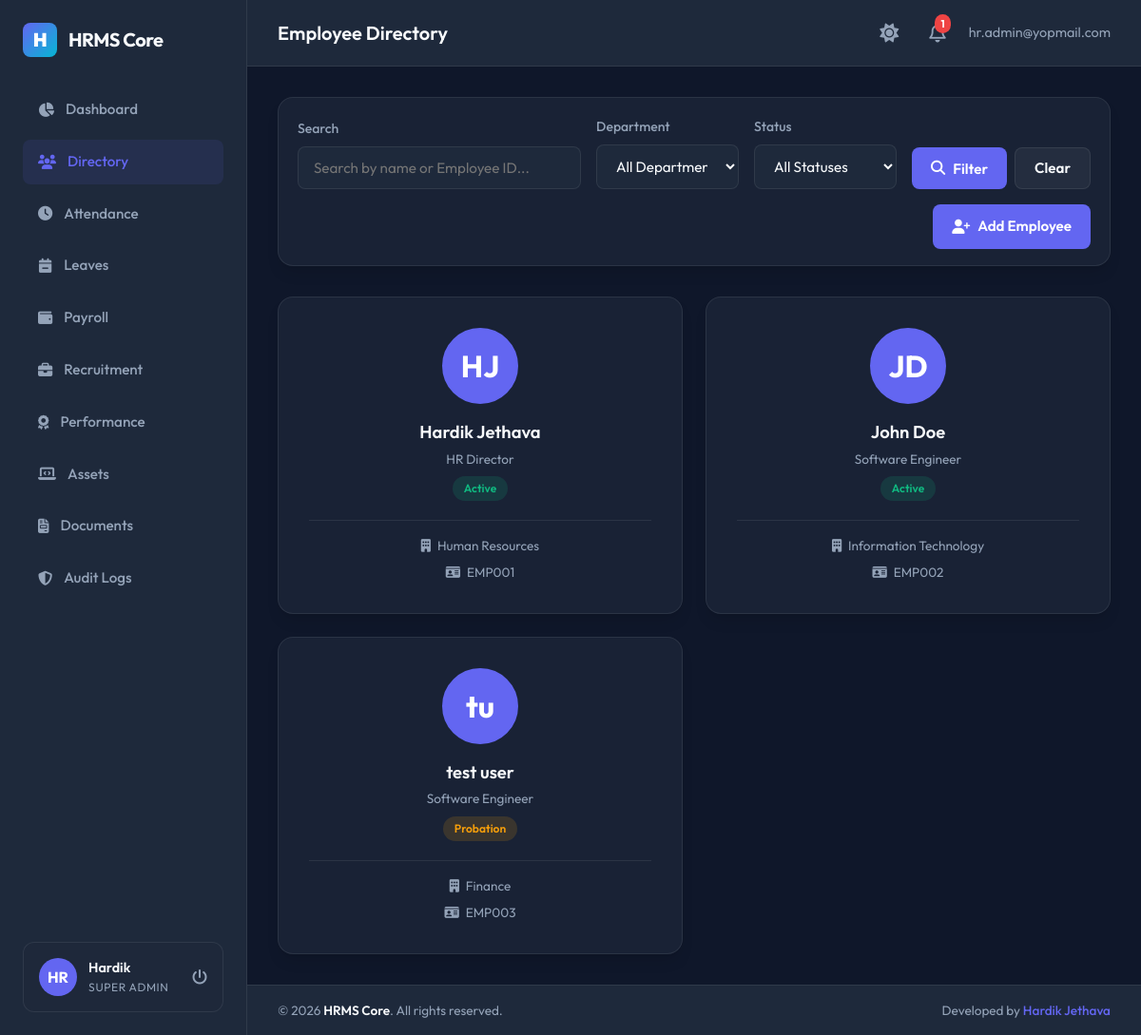
/employees/ (signed in), run on the app's committed database.
### apps/accounts/models.py (models this page shows, shortened)
class User(AbstractBaseUser, PermissionsMixin, TimeStampedModel):
    ROLE_CHOICES = (
        ('Super Admin', 'Super Admin'),
        ('HR Manager', 'HR Manager'),
        ('Department Manager', 'Department Manager'),
        ('Employee', 'Employee'),
    )
    email = models.EmailField(unique=True)
    employee_code = models.CharField(max_length=50, unique=True, null=True, blank=True)
    role = models.CharField(max_length=30, choices=ROLE_CHOICES, default='Employee')
    is_active = models.BooleanField(default=True)
    is_staff = models.BooleanField(default=False)
    objects = UserManager()
    USERNAME_FIELD = 'email'
    REQUIRED_FIELDS = []

### apps/employees/models.py (models this page shows, shortened)
class Employee(TimeStampedModel):
    GENDER_CHOICES = (
        ('Male', 'Male'),
        ('Female', 'Female'),
        ('Other', 'Other'),
    )
    EMPLOYMENT_TYPE_CHOICES = (
        ('Full Time', 'Full Time'),
        ('Part Time', 'Part Time'),
        ('Contract', 'Contract'),
        ('Intern', 'Intern'),
    )
    EMPLOYMENT_STATUS_CHOICES = (
        ('Active', 'Active'),
        ('Probation', 'Probation'),
        ('Notice Period', 'Notice Period'),
        ('Resigned', 'Resigned'),
        ('Terminated', 'Terminated'),
    )
    user = models.OneToOneField(
        settings.AUTH_USER_MODEL,
        on_delete=models.CASCADE,
        related_name='employee_profile'
    )
    employee_id = models.CharField(max_length=50, unique=True)
    first_name = models.CharField(max_length=50)
    last_name = models.CharField(max_length=50)
    personal_email = models.EmailField(unique=True)
    phone = models.CharField(max_length=20, blank=True)
    date_of_birth = models.DateField(null=True, blank=True)
    gender = models.CharField(max_length=10, choices=GENDER_CHOICES, blank=True)
    joining_date = models.DateField()
    employment_type = models.CharField(max_length=30, choices=EMPLOYMENT_TYPE_CHOICES, default='Full Time')
    employment_status = models.CharField(max_length=30, choices=EMPLOYMENT_STATUS_CHOICES, default='Active')
    designation = models.CharField(max_length=100)
    department = models.ForeignKey(
        'departments.Department',
        on_delete=models.SET_NULL,
        null=True,
        blank=True,
        related_name='employees'
    )
    manager = models.ForeignKey(
        'self',
        on_delete=models.SET_NULL,
        null=True,
        blank=True,
        related_name='subordinates'
    )
    address = models.TextField(blank=True)
    city = models.CharField(max_length=100, blank=True)
    state = models.CharField(max_length=100, blank=True)
    country = models.CharField(max_length=100, blank=True)
    postal_code = models.CharField(max_length=20, blank=True)
    profile_picture = models.ImageField(upload_to='profile_pics/', null=True, blank=True)

### apps/departments/models.py (models this page shows, shortened)
class Department(TimeStampedModel):
    name = models.CharField(max_length=100, unique=True)
    code = models.CharField(max_length=20, unique=True)
    description = models.TextField(blank=True)
    head = models.ForeignKey(
        'employees.Employee',
        on_delete=models.SET_NULL,
        null=True,
        blank=True,
        related_name='headed_departments'
    )

### apps/employees/views.py (the view)
# urls.py: path('', views.employee_list, name='employee_list'),
@login_required
def employee_list(request):
    query = request.GET.get('q', '')
    dept = request.GET.get('dept', '')
    status = request.GET.get('status', '')
    employees = Employee.objects.all().select_related('user', 'department')
    if query:
        employees = employees.filter(
            models.Q(first_name__icontains=query) |
            models.Q(last_name__icontains=query) |
            models.Q(employee_id__icontains=query)
        )
    if dept:
        employees = employees.filter(department_id=dept)
    if status:
        employees = employees.filter(employment_status=status)
    from apps.departments.models import Department
    departments = Department.objects.all()
    return render(request, 'employees/employee_list.html', {
        'employees': employees,
        'departments': departments,
        'query': query,
        'dept_filter': dept,
        'status_filter': status,
        'is_manager': is_hr_or_admin(request.user)
    })

### apps/employees/views.py (called while the page is built)
def is_hr_or_admin(user):
    return user.is_authenticated and user.role in ('Super Admin', 'HR Manager')

### templates/employees/employee_list.html (shortened to what this page needs)
{% extends 'base.html' %}
{% block page_header %}Employee Directory{% endblock %}
{% block content %}
<div style="display: flex; flex-direction: column; gap: 2rem;">
    <div class="card" style="padding: 1.25rem;">
        <form method="GET" style="display: flex; flex-wrap: wrap; gap: 1rem; align-items: flex-end;">
            <div class="form-group" style="flex: 2; min-width: 250px; margin-bottom: 0;">
                <label class="form-label">Search</label>
                <input type="text" name="q" value="{{ query }}" placeholder="Search by name or Employee ID..." class="form-control" id="search_query">
            </div>
            <div class="form-group" style="flex: 1; min-width: 150px; margin-bottom: 0;">
                <label class="form-label">Department</label>
                <select name="dept" class="form-control" id="search_dept">
                    <option value="">All Departments</option>
                </select>
            </div>
            <div class="form-group" style="flex: 1; min-width: 150px; margin-bottom: 0;">
                <label class="form-label">Status</label>
                <select name="status" class="form-control" id="search_status">
                    <option value="">All Statuses</option>
                </select>
            </div>
            <div style="display: flex; gap: 0.5rem; height: 44px;">
                <button type="submit" class="btn btn-primary" id="btn_search_filter">
                    <i class="fa-solid fa-magnifying-glass"></i>
                    Filter
                </button>
                <a href="{% url 'employee_list' %}" class="btn btn-secondary" style="display: flex; align-items: center;" id="btn_clear_filter">Clear</a>
            </div>
            {% if is_manager %}
            <div style="margin-left: auto; height: 44px;">
                <a href="{% url 'employee_create' %}" class="btn btn-primary" id="btn_add_employee">
                    <i class="fa-solid fa-user-plus"></i>
                    Add Employee
                </a>
            </div>
            {% endif %}
        </form>
    </div>
    <div style="display: grid; grid-template-columns: repeat(auto-fill, minmax(280px, 1fr)); gap: 1.5rem;">
        {% for employee in employees %}
            <div class="card" style="text-align: center; display: flex; flex-direction: column; align-items: center; padding: 2rem;">
                <div class="user-avatar" style="width: 80px; height: 80px; font-size: 2rem; margin-bottom: 1rem; border: 2px solid var(--primary);">
                    {% if employee.profile_picture %}
                        <img src="{{ employee.profile_picture.url }}" alt="{{ employee.first_name }}">
                    {% else %}
                        <span>{{ employee.first_name|slice:":1" }}{{ employee.last_name|slice:":1" }}</span>
                    {% endif %}
                </div>
                <h3 style="font-size: 1.15rem; font-weight: 600; margin-bottom: 0.25rem;">
                    <a href="{% url 'employee_detail' employee.pk %}" style="color: var(--text-primary);">{{ employee.first_name }} {{ employee.last_name }}</a>
                </h3>
                <span style="color: var(--text-secondary); font-size: 0.85rem; margin-bottom: 0.5rem;">{{ employee.designation }}</span>
                <span class="badge {% if employee.employment_status == 'Active' %}badge-success{% elif employee.employment_status == 'Terminated' or employee.employment_status == 'Resigned' %}badge-danger{% else %}badge-warning{% endif %}" style="margin-bottom: 1.25rem;">
                    {{ employee.employment_status }}
                </span>
                <div style="width: 100%; border-top: 1px solid var(--border-glass); padding-top: 1rem; margin-top: auto; display: flex; flex-direction: column; gap: 0.5rem; font-size: 0.85rem; color: var(--text-secondary);">
                    <div>
                        <i class="fa-solid fa-building" style="margin-right: 0.25rem;"></i>
                        {{ employee.department.name|default:"No Department" }}
                    </div>
                    <div>
                        <i class="fa-solid fa-id-card" style="margin-right: 0.25rem;"></i>
                        {{ employee.employee_id }}
                    </div>
                </div>
            </div>
        {% empty %}
            <div class="card col-12" style="text-align: center; padding: 3rem;">
                <i class="fa-regular fa-folder-open" style="font-size: 3rem; color: var(--text-secondary); margin-bottom: 1rem;"></i>
                <p style="color: var(--text-secondary);">No employees found matching the filters.</p>
            </div>
        {% endfor %}
    </div>
</div>
{% endblock %}

### templates/base.html (shortened to what this page needs)
{% load static %}
<!DOCTYPE html>
<html lang="en">
<head>
    <link rel="stylesheet" href="https://cdnjs.cloudflare.com/ajax/libs/font-awesome/6.4.0/css/all.min.css">
    <link rel="stylesheet" href="{% static 'css/styles.css' %}">
</head>
<body>
    <div class="app-container">
        {% if user.is_authenticated %}
        <aside class="sidebar">
            <div class="brand-section">
                <div class="brand-logo">H</div>
                <span>HRMS Core</span>
            </div>
            <nav style="flex-grow: 1;">
                <ul class="menu-list">
                    <li class="menu-item {% if request.resolver_match.url_name == 'dashboard' %}active{% endif %}">
                        <a href="{% url 'dashboard' %}">
                            <i class="fa-solid fa-chart-pie"></i>
                            <span>Dashboard</span>
                        </a>
                    </li>
                    <li class="menu-item {% if '/employees/' in request.path %}active{% endif %}">
                        <a href="{% url 'employee_list' %}">
                            <i class="fa-solid fa-users"></i>
                            <span>Directory</span>
                        </a>
                    </li>
                    <li class="menu-item {% if '/attendance/' in request.path %}active{% endif %}">
                        <a href="{% url 'attendance_list' %}">
                            <i class="fa-solid fa-clock"></i>
                            <span>Attendance</span>
                        </a>
                    </li>
                    <li class="menu-item {% if '/leaves/' in request.path %}active{% endif %}">
                        <a href="{% url 'leave_list' %}">
                            <i class="fa-solid fa-calendar-minus"></i>
                            <span>Leaves</span>
                        </a>
                    </li>
                    <li class="menu-item {% if '/payroll/' in request.path %}active{% endif %}">
                        <a href="{% url 'payroll_list' %}">
                            <i class="fa-solid fa-wallet"></i>
                            <span>Payroll</span>
                        </a>
                    </li>
                    {% if user.role == 'Super Admin' or user.role == 'HR Manager' %}
                    <li class="menu-item {% if '/recruitment/' in request.path %}active{% endif %}">
                        <a href="{% url 'recruitment_list' %}">
                            <i class="fa-solid fa-briefcase"></i>
                            <span>Recruitment</span>
                        </a>
                    </li>
                    {% endif %}
                    <li class="menu-item {% if '/performance/' in request.path %}active{% endif %}">
                        <a href="{% url 'performance_list' %}">
                            <i class="fa-solid fa-award"></i>
                            <span>Performance</span>
                        </a>
                    </li>
                    <li class="menu-item {% if '/assets/' in request.path %}active{% endif %}">
                        <a href="{% url 'asset_list' %}">
                            <i class="fa-solid fa-laptop-code"></i>
                            <span>Assets</span>
                        </a>
                    </li>
                    <li class="menu-item {% if '/documents/' in request.path %}active{% endif %}">
                        <a href="{% url 'document_list' %}">
                            <i class="fa-solid fa-file-invoice"></i>
                            <span>Documents</span>
                        </a>
                    </li>
                    {% if user.role == 'Super Admin' %}
                    <li class="menu-item {% if '/auditlogs/' in request.path %}active{% endif %}">
                        <a href="{% url 'audit_list' %}">
                            <i class="fa-solid fa-shield-halved"></i>
                            <span>Audit Logs</span>
                        </a>
                    </li>
                    {% endif %}
                </ul>
            </nav>
            <div class="user-profile-widget">
                <div class="user-avatar">
                    {% if user.employee_profile.profile_picture %}
                        <img src="{{ user.employee_profile.profile_picture.url }}" alt="Profile Pic">
                    {% else %}
                        <span>{{ user.email|slice:":2"|upper }}</span>
                    {% endif %}
                </div>
                <div class="user-info">
                    <span class="user-name">{{ user.employee_profile.first_name|default:"User" }}</span>
                    <span class="user-role">{{ user.role }}</span>
                </div>
                <a href="{% url 'logout' %}" style="margin-left: auto; color: var(--text-secondary);" title="Sign Out">
                    <i class="fa-solid fa-power-off"></i>
                </a>
            </div>
        </aside>
        {% endif %}
        <main class="main-content">
            {% if user.is_authenticated %}
            <header class="top-navbar">
                <div class="page-title">
                    {% block page_header %}HR Management System{% endblock %}
                </div>
                <div class="navbar-actions">
                    <button id="theme-toggle" style="background: none; border: none; font-size: 1.25rem; color: var(--text-secondary); cursor: pointer; transition: var(--transition-all); margin-right: 0.5rem; display: flex; align-items: center;" title="Toggle Light/Dark Theme">
                        <i class="fa-solid fa-sun" id="theme-toggle-icon"></i>
                    </button>
                    <div class="notification-badge" onclick="location.href='{% url 'notification_list' %}'">
                        <i class="fa-regular fa-bell"></i>
                        <span class="badge-count" id="unread-count">0</span>
                    </div>
                    <span style="font-size: 0.9rem; color: var(--text-secondary)">
                        {{ user.email }}
                    </span>
                </div>
            </header>
            {% endif %}
            <div class="content-frame">
                {% block content %}{% endblock %}
            </div>
            {% if user.is_authenticated %}
            <footer class="app-footer">
                <div class="footer-copyright">
                    &copy; {% now "Y" %} <span>HRMS Core</span>. All rights reserved.
                </div>
                <div class="footer-author">
                    Developed by <a href="https://github.com/hardikjethava-dev" target="_blank" rel="noopener noreferrer">Hardik Jethava</a>
                </div>
            </footer>
            {% endif %}
        </main>
    </div>
</body>
</html>

### data on the page
User: email "HR", employee_profile.first_name "Hardik", role "SUPER ADMIN", email "hr.admin@yopmail.com"
Employee: first_name "H", last_name "J", first_name "Hardik", last_name "Jethava", designation "HR Director", employment_status "Active", department.name "Human Resources", employee_id "EMP001"
Employee: first_name "J", last_name "D", first_name "John", last_name "Doe", designation "Software Engineer", employment_status "Active", department.name "Information Technology", employee_id "EMP002"
Employee: first_name "t", last_name "u", first_name "test", last_name "user", designation "Software Engineer", employment_status "Probation", department.name "Finance", employee_id "EMP003"
